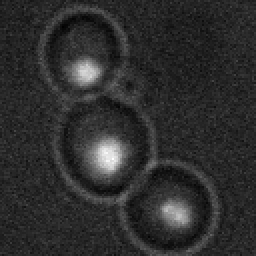
//> input picture Samples/3 Cells.tif, 128 x 128 px (shown 2 times larger)
$ ./houghcircledetector 'Samples/3 Cells.tif'   (built with g++ and OpenCV 4)
//> lines starting //> are read from the running program, lines starting //| are printed output that depends on the picture
#include "opencv2/imgcodecs.hpp"
#include "opencv2/highgui/highgui.hpp"
#include "opencv2/imgproc/imgproc.hpp"
#include <iostream>
using namespace cv;
using namespace std;
static void help()
{
    cout << "\nThis program demonstrates circle finding with the Hough transform.\n"
            "Usage:\n"
            "./houghcircles <image_name>, Default is ../data/board.jpg\n" << endl;
}
int main(int argc, char** argv)
{
    cv::CommandLineParser parser(argc, argv,
        "{help h ||}{@image|../data/board.jpg|}"
    );
    if (parser.has("help"))
    {
        help();
        return 0;
    }
    string filename = parser.get<string>("@image");
    if (filename.empty())
    {
        help();
        cout << "no image_name provided" << endl;
        return -1;
    }
    Mat img = imread(filename, 0);
//> img is the input picture: 128 rows x 128 cols, CV_8UC1; min 0, max 255, mean 45.6
    if(img.empty())
    {
        help();
        cout << "can not open " << filename << endl;
        return -1;
    }
    Mat cimg;
    medianBlur(img, img, 5);
    cvtColor(img, cimg, COLOR_GRAY2BGR);
    vector<Vec3f> circles;
    HoughCircles(img, circles, HOUGH_GRADIENT, 1, 10,
                 100, 30, 1, 30 // change the last two parameters
                                // (min_radius & max_radius) to detect larger circles
                 );
//> circles = 2 circles (x, y, radius): [83.5, 104.5, 21.2], [40.5, 21.5, 20.5]
    for( size_t i = 0; i < circles.size(); i++ )
    {
        Vec3i c = circles[i];
        circle( cimg, Point(c[0], c[1]), c[2], Scalar(0,0,255), 3, LINE_AA);
        circle( cimg, Point(c[0], c[1]), 2, Scalar(0,255,0), 3, LINE_AA);
    }
//> this loop made 2 passes
//> c on passes 1 to 2: [84, 104, 21], [40, 22, 20]
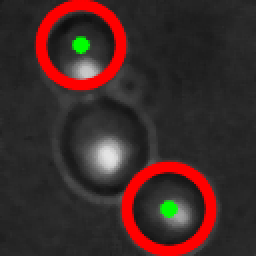
//> cimg: 128 rows x 128 cols, CV_8UC3 (shown 2 times larger); mean B, G, R 40.1, 41.8, 62.4
    imshow("detected circles", cimg);
    waitKey();
    return 0;
}

$ run again, on Samples/7 Cells.tif
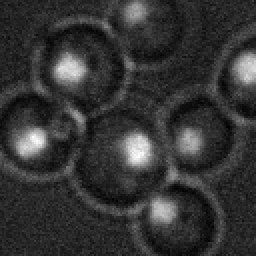
//> input picture Samples/7 Cells.tif, 128 x 128 px (shown 2 times larger)
//> img is the input picture: 128 rows x 128 cols, CV_8UC1; min 0, max 255, mean 52.7
//> `medianBlur(img, img, 5);`:
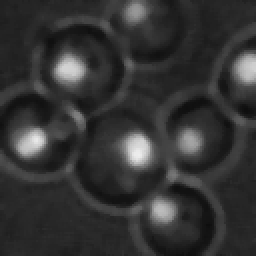
//> img: 128 rows x 128 cols, CV_8UC1 (shown 2 times larger); min 13, max 237, mean 51.9
//> circles = empty
